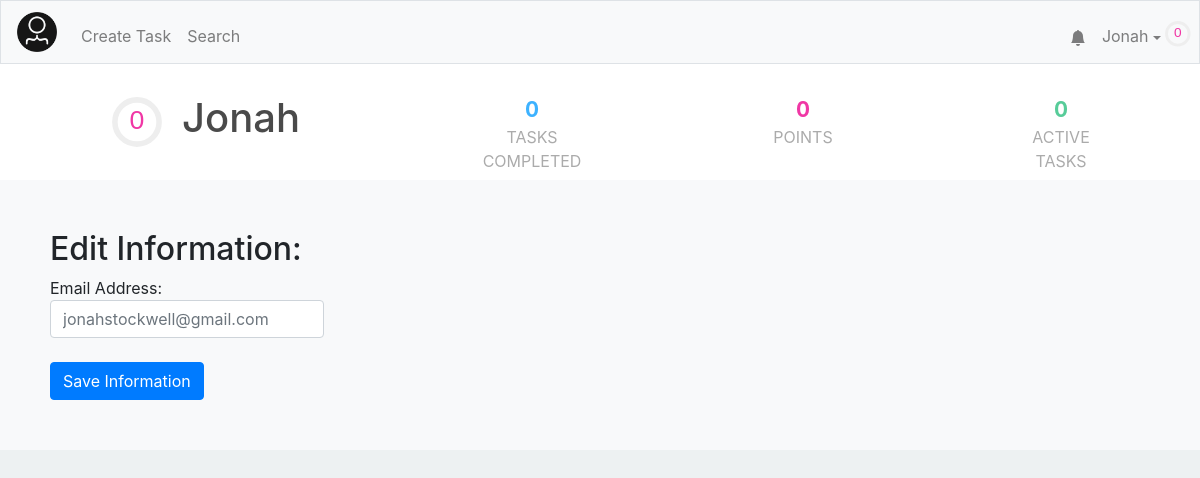
Before: /editinfo (signed in) with the older database file.
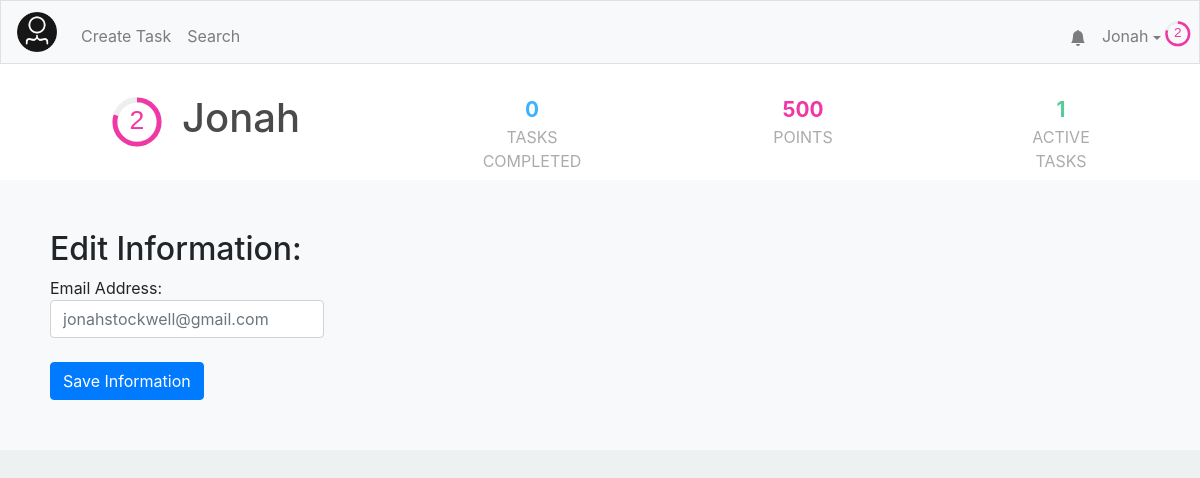
After: the same page with the newer database file.
### tables this page shows
CREATE TABLE "users" (
	"id"	INTEGER NOT NULL UNIQUE,
	"username"	TEXT NOT NULL UNIQUE,
	"hash"	TEXT NOT NULL,
	"email"	TEXT,
	"tasks"	TEXT,
	"points"	INTEGER NOT NULL DEFAULT 0,
	"numcomplete"	INTEGER NOT NULL DEFAULT 0,
	"notifications"	BLOB,
	PRIMARY KEY("id" AUTOINCREMENT)
);

### application.py (the view)
@app.route("/editinfo", methods=["GET","POST"])
@login_required
def edit_information():
    user = getuser(session, db)
    alltasks = db.execute("SELECT * FROM tasks")
    tasks = []
    for task in alltasks:
        if (task['creator'] == user['id'] or user['id'] in debyte(task['collaborators'])):
            task['creator'] = user["username"]
            task["collaborators-count"] = len(debyte(task['collaborators']))
            task["points"] = calculate_points(task)
            tasks.append(task)
    email = user["email"]
    if request.method == "POST":
        email = request.form.to_dict()["email"]
        db.execute("UPDATE users SET email = :email WHERE id = :id", email=email, id=user["id"])
    return render_template("edit_information.html",user=user,email=email,task_count=len(tasks))

### application.py (called while the page is built)
@app.after_request
def after_request(response):
    response.headers["Cache-Control"] = "no-cache, no-store, must-revalidate"
    response.headers["Expires"] = 0
    response.headers["Pragma"] = "no-cache"
    return response

### helpers.py (called while the page is built)
def login_required(f):
    @wraps(f)
    def decorated_function(*args, **kwargs):
        if session.get("user_id") is None:
            return redirect("/login")
        return f(*args, **kwargs)
    return decorated_function

def debyte(obj):
    return pickle.loads(obj)

def getuser(session, db):
    user =  db.execute("SELECT * FROM users WHERE id = :id", id=session["user_id"])[0]
    user["level"]=int(user['points']**.5//8)
    user["level-progress"] = (user['points']**.5/8-user["level"])*100
    user["notifications"] = debyte(user["notifications"]) if user["notifications"] else []
    user["notification-amount"] = len(user["notifications"])
    return user

def calculate_points(task):
    if task['hmin'] and task['hmax']:
        total = int(min((task['hmin']+task['hmax'])/2 * 100, 500))
    else:
        total = 0
    return total

### templates/edit_information.html (shortened to what this page needs)
{% extends "layout.html" %}
{% block head %}
    <link href="/static/profile.css" rel="stylesheet">
{% endblock %}
{% block mainnocont %}
	<div class="profile-outer">
		<div class = "name-section">
		 	<div style="display: flex; align-items: center;">
				<div style = "margin-left: 12px;">
					<svg viewBox="0 0 36 36" class="level-display-outer">
						<path class="level-display-bg"
			        d="M18 2.0845
			          a 15.9155 15.9155 0 0 1 0 31.831
			          a 15.9155 15.9155 0 0 1 0 -31.831"
			      />
					  <path class = "level-display"
					    d="M18 2.0845
					      a 15.9155 15.9155 0 0 1 0 31.831
					      a 15.9155 15.9155 0 0 1 0 -31.831"
					    fill="none"
					    stroke="#444";
					    stroke-width="1";
					    stroke-dasharray="{{ user["level-progress"] }}, 100";
					  />
					  <text x="18" y="22.8" class="level">{{user["level"]}}</text>
					</svg>
				</div>
				<h1 class="profile-username">{{user["username"]}}</h1>
			</div>
			<div class = "tasks-completed">
				<span>{{ user["numcomplete"] }}</span>
				<div>Tasks Completed</div>
			</div>
			<div class = "point-count">
				<span>{{ user["points"] }}</span>
				<div>Points</div>
			</div>
			<div class = "active-tasks">
				<span>{{ task_count }}</span>
				<div>Active Tasks</div>
			</div>
		</div>
		<div class = "information">
			<h2>Edit Information: </h2>
				<form id = "taskform" action="/editinfo" method="post">
	        <div class="form-group">
	          <label>
	          	Email Address: <input autocomplete="off" autofocus class="form-control" name="email" id = "email" placeholder="{{email}}" type="email">
	          </label>
	        </div>
	        <button class="btn btn-primary" type="submit">Save Information</button>
	    </form>
		</div>
	</div>
{% endblock %}

### templates/layout.html (shortened to what this page needs)
<!DOCTYPE html>
<html lang="en">
    <head>
        <link href="https://maxcdn.bootstrapcdn.com/bootstrap/4.1.3/css/bootstrap.min.css" rel="stylesheet">
        {% block head %}{% endblock %}
        <link href="/static/styles.css" rel="stylesheet">
    </head>
    <body>
        <nav style = "height: 8vh" class="navbar navbar-expand-md navbar-light bg-light border">
            <a class="navbar-brand" href="/"><img width="40em" src="/static/images/logo.png"></a>
            <div class="collapse navbar-collapse" id="navbar">
                {% if session.user_id %}
                    <ul class="navbar-nav mt-2">
                        <li class="nav-item"><a class="nav-link" href="/taskCreation">Create Task</a></li>
                        <li class="nav-item"><a class="nav-link" href="/search">Search</a></li>
                    </ul>
                    <ul class="navbar-nav ml-auto mt-2">
                        <li style="margin:auto 0; position: relative; transform:translateX(8px)"class="nav-item"><a class="nav-link" href="/notifications"><svg xmlns="http://www.w3.org/2000/svg" width="1em" height="1em" fill="currentColor" class="bi bi-bell-fill" viewBox="0 0 16 16">
  <path d="M8 16a2 2 0 0 0 2-2H6a2 2 0 0 0 2 2zm.995-14.901a1 1 0 1 0-1.99 0A5.002 5.002 0 0 0 3 6c0 1.098-.5 6-2 7h14c-1.5-1-2-5.902-2-7 0-2.42-1.72-4.44-4.005-4.901z"/>
</svg></a><span style="display:{{ "none" if user["notification-amount"] == 0 else "flex" }};" class="notification-circle">{{user["notification-amount"]}}</span></li>
                        <li class="nav-item">
                            <div id="user-information-dropdown" style="margin-right: 6px;">
                              <button onclick="showUserDropdown()" id="user-information-dropname" class="nav-link">{{ session.user_name }} <span class="dropdown-caret"></span></button>
                            </div>
                        </li>
                        <li class="nav-item">
                            <div style = "position:absolute;
                            bottom:calc(4vh - 1em);right: 4px;margin:0vh 4px;margin-left: 4px;">
                                <svg viewBox="0 0 36 36" style=" width: 1.6em;">
                                    <path class="level-display-bg"
                                d="M18 2.0845
                                  a 15.9155 15.9155 0 0 1 0 31.831
                                  a 15.9155 15.9155 0 0 1 0 -31.831"
                              />
                                  <path class = "level-display"
                                    d="M18 2.0845
                                      a 15.9155 15.9155 0 0 1 0 31.831
                                      a 15.9155 15.9155 0 0 1 0 -31.831"
                                    fill="none"
                                    stroke="#444";
                                    stroke-width="1";
                                    stroke-dasharray="{{ user["level-progress"] }}, 100";
                                  />
                                  <text x="18" y="22.8" class="level">{{user["level"]}}</text>
                                </svg>
                            </div>
                        </li>
                    </ul>
                {% endif %}
            </div>
        </nav>
        {% block mainnocont %}{% endblock %}
        <main class="container p-5">
        </main>
    </body>
</html>

Changed rows visible on the page:
changed users "Jonah": points "0" → "500"
Other visible differences:
{{ user["level"] }}: "0" → "2"
{{ task_count }}: "0" → "1"
